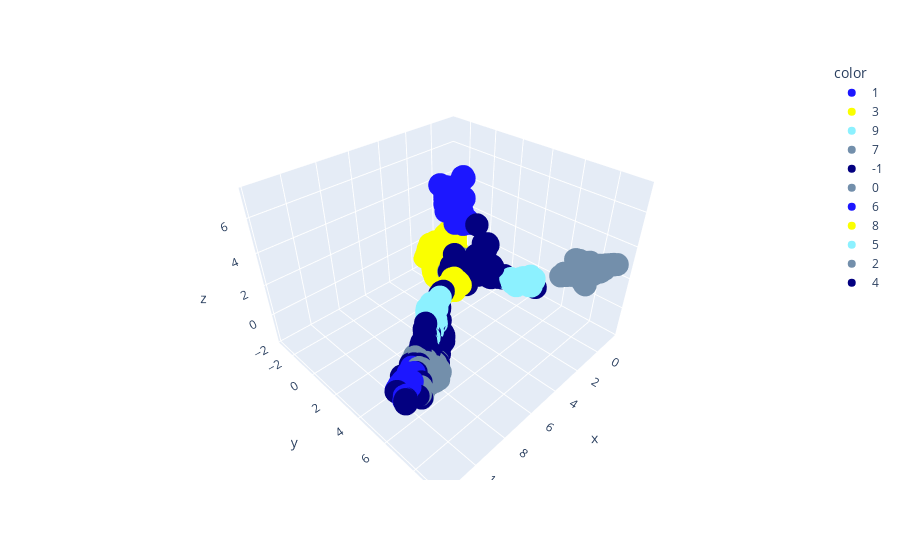

The code cell stored with this chart in its notebook:
### Code cell
import plotly.express as px
palette = ['#1c17ff', '#faff00', '#8cf1ff', '#738FAB', '#030080', '#738fab']

u = umap_embed
colors = [str(x) for x in clusterer.labels_]

fig = px.scatter_3d(
    x=u[:,0], y=u[:,1], z=u[:,2],
    color=colors,
    color_discrete_sequence=palette
)
fig.update_traces(

)
